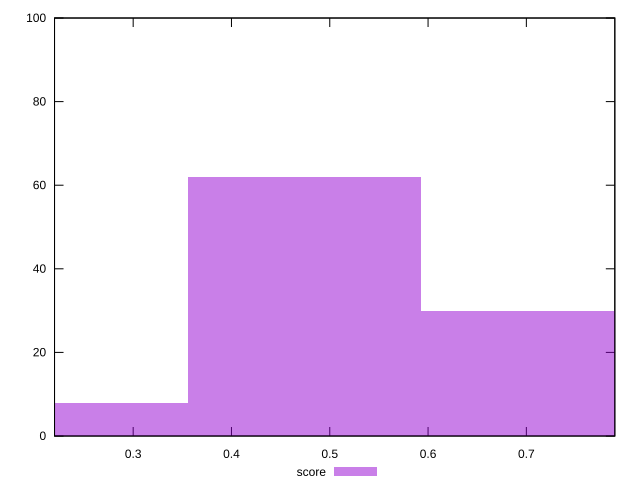

This figure's gnuplot source:
reset

$score <<EOF
0.474202071349512 62
0.237101035674756 8
0.7113031070242679 30
EOF

set key outside below
set boxwidth 0.237101035674756
set xrange [0.22:0.79]
set yrange [0:100]
set trange [0:100]
set style fill transparent solid 0.5 noborder
set terminal svg size 640, 490 enhanced background rgb 'white'
set output "reports/report_00028_2021-02-24T12-49-42.674Z/mainthread-work-breakdown/samples/astro/score/histogram.svg"

plot $score title "score" with boxes

reset
